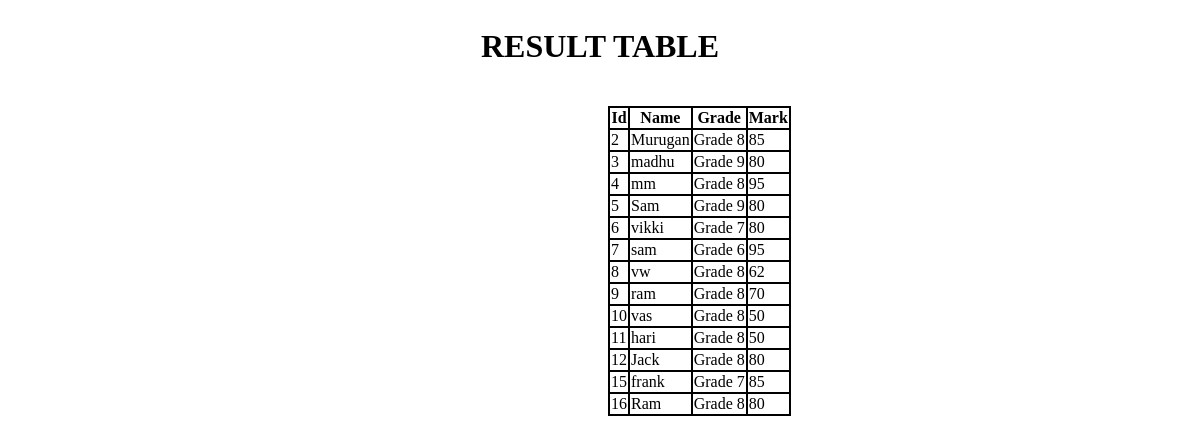
The page /Practise/form/form.php on the database its author committed.
### tables this page shows
CREATE TABLE `results` (
  `id` int(100) NOT NULL,
  `name` varchar(100) DEFAULT NULL,
  `gender` varchar(100) DEFAULT NULL,
  `no` int(100) DEFAULT NULL,
  `date` date DEFAULT NULL,
  `class` varchar(100) DEFAULT NULL,
  `hobbies` varchar(100) DEFAULT NULL,
  `lang` varchar(100) DEFAULT NULL,
  `marks` int(100) DEFAULT NULL,
  `files` varchar(100) DEFAULT NULL
);

### Practise/form/form.php (the view, shortened to what this page needs)
<html>
    <head>
</head>
<body>
    <h1>RESULT TABLE</h1>
<section style="margin: 50px,0;">
    <div>
        <table>
            <thead>
                <tr>
                    <th scope="col">Id</th>
                    <th scope="col">Name</th>
                    <th scope="col">Grade</th>
                    <th scope="col">Mark</th>
</tr>
            </thead>
            <tbody>
                <?php
                require_once "conn.php";
                $sql_query = "SELECT * FROM results";
                if($result = $conn->query($sql_query)){
                    while ($row =$result->fetch_assoc()){
                        $id = $row['id'];
                        $fname = $row['name'];
                        $grade = $row['class'];
                        $mark = $row['marks'];
                ?>
                    <tr class="trow">
                        <td><?php echo $id; ?></td>
                        <td><?php echo $fname;?></td>
                        <td><?php echo $grade;?></td>
                        <td><?php echo $mark;?></td>
                    </tr>
                    <?php
                    }
                }
                    ?>
</tbody>
        </table>
    </div>
</section>
</body>
    </html>

### Practise/form/form.php (style rules this page uses)
h1 { text-align:center; padding:20px; }
section { margin-top: 20px; margin-left: 600px; }
table,th,td { border: 2px solid black; border-collapse: collapse; }

### rows shown on the page
results: id "2", name "Murugan", class "Grade 8", marks "85"
results: id "3", name "madhu", class "Grade 9", marks "80"
results: id "4", name "mm", class "Grade 8", marks "95"
results: id "5", name "Sam", class "Grade 9", marks "80"
results: id "6", name "vikki", class "Grade 7", marks "80"
results: id "7", name "sam", class "Grade 6", marks "95"
results: id "8", name "vw", class "Grade 8", marks "62"
results: id "9", name "ram", class "Grade 8", marks "70"
results: id "10", name "vas", class "Grade 8", marks "50"
results: id "11", name "hari", class "Grade 8", marks "50"
results: id "12", name "Jack", class "Grade 8", marks "80"
results: id "15", name "frank", class "Grade 7", marks "85"
results: id "16", name "Ram", class "Grade 8", marks "80"
